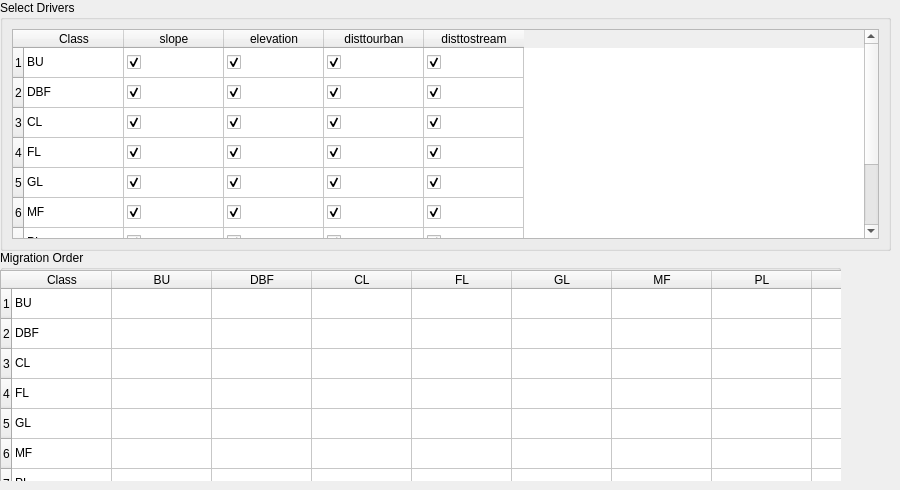
        <widget class="QWidget" name="CreateSutiabilityMap">
         <attribute name="title">
          <string>Create Suitability Map</string>
         </attribute>
         <widget class="QWidget" name="gridLayoutWidget_2">
          <property name="geometry">
           <rect>
            <x>0</x>
            <y>0</y>
            <width>891</width>
            <height>251</height>
           </rect>
          </property>
          <layout class="QGridLayout" name="gridLayout_4">
           <item row="0" column="0">
            <widget class="QGroupBox" name="groupBox_10">
             <property name="minimumSize">
              <size>
               <width>4</width>
               <height>3</height>
              </size>
             </property>
             <property name="title">
              <string>Select Drivers</string>
             </property>
             <layout class="QHBoxLayout" name="horizontalLayout_6">
              <item>
               <widget class="QTableWidget" name="tableWidget_5">
                <row>
                 <property name="text">
                  <string>1</string>
                 </property>
                </row>
                <row>
                 <property name="text">
                  <string>2</string>
                 </property>
                </row>
                <row>
                 <property name="text">
                  <string>3</string>
                 </property>
                </row>
                <row>
                 <property name="text">
                  <string>4</string>
                 </property>
                </row>
                <row>
                 <property name="text">
                  <string>5</string>
                 </property>
                </row>
                <row>
                 <property name="text">
                  <string>6</string>
                 </property>
                </row>
                <row>
                 <property name="text">
                  <string>7</string>
                 </property>
                </row>
                <row>
                 <property name="text">
                  <string>8</string>
                 </property>
                </row>
                <row>
                 <property name="text">
                  <string>9</string>
                 </property>
                </row>
                <column>
                 <property name="text">
                  <string>Class</string>
                 </property>
                </column>
                <column>
                 <property name="text">
                  <string>slope</string>
                 </property>
                </column>
                <column>
                 <property name="text">
                  <string>elevation</string>
                 </property>
                </column>
                <column>
                 <property name="text">
                  <string>disttourban</string>
                 </property>
                </column>
                <column>
                 <property name="text">
                  <string>disttostream</string>
                 </property>
                </column>
                <item row="0" column="0">
                 <property name="text">
                  <string>BU</string>
                 </property>
                </item>
                <item row="0" column="1">
                 <property name="text">
                  <string/>
                 </property>
                 <property name="checkState">
                  <enum>Checked</enum>
                 </property>
                </item>
                <item row="0" column="2">
                 <property name="text">
                  <string/>
                 </property>
                 <property name="checkState">
                  <enum>Checked</enum>
                 </property>
                </item>
                <item row="0" column="3">
                 <property name="text">
                  <string/>
                 </property>
                 <property name="checkState">
                  <enum>Checked</enum>
                 </property>
                </item>
                <item row="0" column="4">
                 <property name="text">
                  <string/>
                 </property>
                 <property name="checkState">
                  <enum>Checked</enum>
                 </property>
                </item>
                <item row="1" column="0">
                 <property name="text">
                  <string>DBF</string>
                 </property>
                </item>
                <item row="1" column="1">
                 <property name="text">
                  <string/>
                 </property>
                 <property name="checkState">
                  <enum>Checked</enum>
                 </property>
                </item>
                <item row="1" column="2">
                 <property name="text">
                  <string/>
                 </property>
                 <property name="checkState">
                  <enum>Checked</enum>
                 </property>
                </item>
                <item row="1" column="3">
                 <property name="text">
                  <string/>
                 </property>
                 <property name="checkState">
                  <enum>Checked</enum>
                 </property>
                </item>
                <item row="1" column="4">
                 <property name="text">
                  <string/>
                 </property>
                 <property name="checkState">
                  <enum>Checked</enum>
                 </property>
                </item>
                <item row="2" column="0">
                 <property name="text">
                  <string>CL</string>
                 </property>
                </item>
                <item row="2" column="1">
                 <property name="text">
                  <string/>
                 </property>
                 <property name="checkState">
                  <enum>Checked</enum>
                 </property>
                </item>
                <item row="2" column="2">
                 <property name="text">
                  <string/>
                 </property>
                 <property name="checkState">
                  <enum>Checked</enum>
                 </property>
                </item>
                <item row="2" column="3">
                 <property name="text">
                  <string/>
                 </property>
                 <property name="checkState">
                  <enum>Checked</enum>
                 </property>
                </item>
                <item row="2" column="4">
                 <property name="text">
                  <string/>
                 </property>
                 <property name="checkState">
                  <enum>Checked</enum>
                 </property>
                </item>
                <item row="3" column="0">
                 <property name="text">
                  <string>FL</string>
                 </property>
                </item>
                <item row="3" column="1">
                 <property name="text">
                  <string/>
                 </property>
                 <property name="checkState">
                  <enum>Checked</enum>
                 </property>
                </item>
                <item row="3" column="2">
                 <property name="text">
                  <string/>
                 </property>
                 <property name="checkState">
                  <enum>Checked</enum>
                 </property>
                </item>
                <item row="3" column="3">
                 <property name="text">
                  <string/>
                 </property>
                 <property name="checkState">
                  <enum>Checked</enum>
                 </property>
                </item>
                <item row="3" column="4">
                 <property name="text">
                  <string/>
                 </property>
                 <property name="checkState">
                  <enum>Checked</enum>
                 </property>
                </item>
                <item row="4" column="0">
                 <property name="text">
                  <string>GL</string>
                 </property>
                </item>
                <item row="4" column="1">
                 <property name="text">
                  <string/>
                 </property>
                 <property name="checkState">
                  <enum>Checked</enum>
                 </property>
                </item>
                <item row="4" column="2">
                 <property name="text">
                  <string/>
                 </property>
                 <property name="checkState">
                  <enum>Checked</enum>
                 </property>
                </item>
                <item row="4" column="3">
                 <property name="text">
                  <string/>
                 </property>
                 <property name="checkState">
                  <enum>Checked</enum>
                 </property>
                </item>
                <item row="4" column="4">
                 <property name="text">
                  <string/>
                 </property>
                 <property name="checkState">
                  <enum>Checked</enum>
                 </property>
                </item>
                <item row="5" column="0">
                 <property name="text">
                  <string>MF</string>
                 </property>
                </item>
                <item row="5" column="1">
                 <property name="text">
                  <string/>
                 </property>
                 <property name="checkState">
                  <enum>Checked</enum>
                 </property>
                </item>
                <item row="5" column="2">
                 <property name="text">
                  <string/>
                 </property>
                 <property name="checkState">
                  <enum>Checked</enum>
                 </property>
                </item>
                <item row="5" column="3">
                 <property name="text">
                  <string/>
                 </property>
                 <property name="checkState">
                  <enum>Checked</enum>
                 </property>
                </item>
                <item row="5" column="4">
                 <property name="text">
                  <string/>
                 </property>
                 <property name="checkState">
                  <enum>Checked</enum>
                 </property>
                </item>
                <item row="6" column="0">
                 <property name="text">
                  <string>PL</string>
                 </property>
                </item>
                <item row="6" column="1">
                 <property name="text">
                  <string/>
                 </property>
                 <property name="checkState">
                  <enum>Checked</enum>
                 </property>
                </item>
                <item row="6" column="2">
                 <property name="text">
                  <string/>
                 </property>
                 <property name="checkState">
                  <enum>Checked</enum>
                 </property>
                </item>
                <item row="6" column="3">
                 <property name="text">
                  <string/>
                 </property>
                 <property name="checkState">
                  <enum>Checked</enum>
                 </property>
                </item>
                <item row="6" column="4">
                 <property name="text">
                  <string/>
                 </property>
                 <property name="checkState">
                  <enum>Checked</enum>
                 </property>
                </item>
                <item row="7" column="0">
                 <property name="text">
                  <string>SL</string>
                 </property>
                </item>
                <item row="7" column="1">
                 <property name="text">
                  <string/>
                 </property>
                 <property name="checkState">
                  <enum>Checked</enum>
                 </property>
                </item>
                <item row="7" column="2">
                 <property name="text">
                  <string/>
                 </property>
                 <property name="checkState">
                  <enum>Checked</enum>
                 </property>
                </item>
                <item row="7" column="3">
                 <property name="text">
                  <string/>
                 </property>
                 <property name="checkState">
                  <enum>Checked</enum>
                 </property>
                </item>
                <item row="7" column="4">
                 <property name="text">
                  <string/>
                 </property>
                 <property name="checkState">
                  <enum>Checked</enum>
                 </property>
                </item>
                <item row="8" column="0">
                 <property name="text">
                  <string>WB</string>
                 </property>
                </item>
                <item row="8" column="1">
                 <property name="text">
                  <string/>
                 </property>
                 <property name="checkState">
                  <enum>Checked</enum>
                 </property>
                </item>
                <item row="8" column="2">
                 <property name="text">
                  <string/>
                 </property>
                 <property name="checkState">
                  <enum>Checked</enum>
                 </property>
                </item>
                <item row="8" column="3">
                 <property name="text">
                  <string/>
                 </property>
                 <property name="checkState">
                  <enum>Checked</enum>
                 </property>
                </item>
                <item row="8" column="4">
                 <property name="text">
                  <string/>
                 </property>
                 <property name="checkState">
                  <enum>Checked</enum>
                 </property>
                </item>
               </widget>
              </item>
             </layout>
            </widget>
           </item>
          </layout>
         </widget>
         <widget class="QGroupBox" name="groupBox_5">
          <property name="geometry">
           <rect>
            <x>0</x>
            <y>250</y>
            <width>841</width>
            <height>231</height>
           </rect>
          </property>
          <property name="title">
           <string>Migration Order</string>
          </property>
          <widget class="QTableWidget" name="tableWidget_6">
           <property name="geometry">
            <rect>
             <x>0</x>
             <y>20</y>
             <width>871</width>
             <height>231</height>
            </rect>
           </property>
           <row>
            <property name="text">
             <string>1</string>
            </property>
           </row>
           <row>
            <property name="text">
             <string>2</string>
            </property>
           </row>
           <row>
            <property name="text">
             <string>3</string>
            </property>
           </row>
           <row>
            <property name="text">
             <string>4</string>
            </property>
           </row>
           <row>
            <property name="text">
             <string>5</string>
            </property>
           </row>
           <row>
            <property name="text">
             <string>6</string>
            </property>
           </row>
           <row>
            <property name="text">
             <string>7</string>
            </property>
           </row>
           <row>
            <property name="text">
             <string>8</string>
            </property>
           </row>
           <row>
            <property name="text">
             <string>9</string>
            </property>
           </row>
           <column>
            <property name="text">
             <string>Class</string>
            </property>
           </column>
           <column>
            <property name="text">
             <string>BU</string>
            </property>
           </column>
           <column>
            <property name="text">
             <string>DBF</string>
            </property>
           </column>
           <column>
            <property name="text">
             <string>CL</string>
            </property>
           </column>
           <column>
            <property name="text">
             <string>FL</string>
            </property>
           </column>
           <column>
            <property name="text">
             <string>GL</string>
            </property>
           </column>
           <column>
            <property name="text">
             <string>MF</string>
            </property>
           </column>
           <column>
            <property name="text">
             <string>PL</string>
            </property>
           </column>
           <column>
            <property name="text">
             <string>SL</string>
            </property>
           </column>
           <column>
            <property name="text">
             <string>WB</string>
            </property>
           </column>
           <item row="0" column="0">
            <property name="text">
             <string>BU</string>
            </property>
            <property name="flags">
             <set>ItemIsEditable|ItemIsDragEnabled|ItemIsUserCheckable|ItemIsEnabled</set>
            </property>
           </item>
           <item row="0" column="1">
            <property name="text">
             <string/>
            </property>
            <property name="checkState">
             <enum>Unchecked</enum>
            </property>
            <property name="flags">
             <set>ItemIsDragEnabled|ItemIsUserCheckable|ItemIsEnabled</set>
            </property>
           </item>
           <item row="0" column="2">
            <property name="text">
             <string/>
            </property>
            <property name="checkState">
             <enum>Unchecked</enum>
            </property>
           </item>
           <item row="0" column="3">
            <property name="checkState">
             <enum>Unchecked</enum>
            </property>
           </item>
           <item row="0" column="4">
            <property name="text">
             <string/>
            </property>
            <property name="checkState">
             <enum>Unchecked</enum>
            </property>
           </item>
           <item row="0" column="5">
            <property name="text">
             <string/>
            </property>
            <property name="checkState">
             <enum>Unchecked</enum>
            </property>
           </item>
           <item row="0" column="6">
            <property name="text">
             <string/>
            </property>
            <property name="checkState">
             <enum>Unchecked</enum>
            </property>
           </item>
           <item row="1" column="0">
            <property name="text">
             <string>DBF</string>
            </property>
           </item>
           <item row="1" column="1">
            <property name="text">
             <string/>
            </property>
            <property name="checkState">
             <enum>Unchecked</enum>
            </property>
           </item>
           <item row="1" column="2">
            <property name="text">
             <string/>
            </property>
            <property name="checkState">
             <enum>Unchecked</enum>
            </property>
           </item>
           <item row="1" column="3">
            <property name="checkState">
             <enum>Unchecked</enum>
            </property>
           </item>
           <item row="1" column="4">
            <property name="text">
             <string/>
            </property>
            <property name="checkState">
             <enum>Unchecked</enum>
            </property>
           </item>
           <item row="1" column="5">
            <property name="text">
             <string/>
            </property>
            <property name="checkState">
             <enum>Unchecked</enum>
            </property>
           </item>
           <item row="1" column="6">
            <property name="text">
             <string/>
            </property>
            <property name="checkState">
             <enum>Unchecked</enum>
            </property>
           </item>
           <item row="2" column="0">
            <property name="text">
             <string>CL</string>
            </property>
           </item>
           <item row="2" column="1">
            <property name="text">
             <string/>
            </property>
            <property name="checkState">
             <enum>Unchecked</enum>
            </property>
           </item>
           <item row="2" column="2">
            <property name="text">
             <string/>
            </property>
            <property name="checkState">
             <enum>Unchecked</enum>
            </property>
           </item>
           <item row="2" column="3">
            <property name="checkState">
             <enum>Unchecked</enum>
            </property>
           </item>
           <item row="2" column="4">
            <property name="text">
             <string/>
            </property>
            <property name="checkState">
             <enum>Unchecked</enum>
            </property>
           </item>
           <item row="2" column="5">
            <property name="text">
             <string/>
            </property>
            <property name="checkState">
             <enum>Unchecked</enum>
            </property>
           </item>
           <item row="2" column="6">
            <property name="text">
             <string/>
            </property>
            <property name="checkState">
             <enum>Unchecked</enum>
            </property>
           </item>
           <item row="3" column="0">
            <property name="text">
             <string>FL</string>
            </property>
           </item>
           <item row="3" column="1">
            <property name="text">
             <string/>
            </property>
            <property name="checkState">
             <enum>Unchecked</enum>
            </property>
           </item>
           <item row="3" column="2">
            <property name="text">
             <string/>
            </property>
            <property name="checkState">
             <enum>Unchecked</enum>
            </property>
           </item>
           <item row="3" column="3">
            <property name="checkState">
             <enum>Unchecked</enum>
            </property>
           </item>
           <item row="3" column="4">
            <property name="text">
             <string/>
            </property>
            <property name="checkState">
             <enum>Unchecked</enum>
            </property>
           </item>
           <item row="3" column="5">
            <property name="text">
             <string/>
            </property>
            <property name="checkState">
             <enum>Unchecked</enum>
            </property>
           </item>
           <item row="3" column="6">
            <property name="text">
             <string/>
            </property>
            <property name="checkState">
             <enum>Unchecked</enum>
            </property>
           </item>
           <item row="4" column="0">
            <property name="text">
             <string>GL</string>
            </property>
           </item>
           <item row="4" column="1">
            <property name="text">
             <string/>
            </property>
            <property name="checkState">
             <enum>Unchecked</enum>
            </property>
           </item>
           <item row="4" column="2">
            <property name="text">
             <string/>
            </property>
            <property name="checkState">
             <enum>Unchecked</enum>
            </property>
           </item>
           <item row="4" column="3">
            <property name="checkState">
             <enum>Unchecked</enum>
            </property>
           </item>
           <item row="4" column="4">
            <property name="text">
             <string/>
            </property>
            <property name="checkState">
             <enum>Unchecked</enum>
            </property>
           </item>
           <item row="4" column="5">
            <property name="text">
             <string/>
            </property>
            <property name="checkState">
             <enum>Unchecked</enum>
            </property>
           </item>
           <item row="4" column="6">
            <property name="text">
             <string/>
            </property>
            <property name="checkState">
             <enum>Unchecked</enum>
            </property>
           </item>
           <item row="5" column="0">
            <property name="text">
             <string>MF</string>
            </property>
           </item>
           <item row="5" column="1">
            <property name="text">
             <string/>
            </property>
            <property name="checkState">
             <enum>Unchecked</enum>
            </property>
           </item>
           <item row="5" column="2">
            <property name="text">
             <string/>
            </property>
            <property name="checkState">
             <enum>Unchecked</enum>
            </property>
           </item>
           <item row="5" column="3">
            <property name="checkState">
             <enum>Unchecked</enum>
            </property>
           </item>
           <item row="5" column="4">
            <property name="text">
             <string/>
            </property>
            <property name="checkState">
             <enum>Unchecked</enum>
            </property>
           </item>
           <item row="5" column="5">
            <property name="text">
             <string/>
            </property>
            <property name="checkState">
             <enum>Unchecked</enum>
            </property>
           </item>
           <item row="5" column="6">
            <property name="text">
             <string/>
            </property>
            <property name="checkState">
             <enum>Unchecked</enum>
            </property>
           </item>
           <item row="6" column="0">
            <property name="text">
             <string>PL</string>
            </property>
           </item>
           <item row="6" column="3">
            <property name="checkState">
             <enum>Unchecked</enum>
            </property>
           </item>
           <item row="6" column="4">
            <property name="checkState">
             <enum>Unchecked</enum>
            </property>
           </item>
           <item row="6" column="5">
            <property name="checkState">
             <enum>Unchecked</enum>
            </property>
           </item>
           <item row="6" column="6">
            <property name="checkState">
             <enum>Unchecked</enum>
            </property>
           </item>
           <item row="7" column="0">
            <property name="text">
             <string>SL</string>
            </property>
           </item>
           <item row="7" column="3">
            <property name="checkState">
             <enum>Unchecked</enum>
            </property>
           </item>
           <item row="7" column="4">
            <property name="checkState">
             <enum>Unchecked</enum>
            </property>
           </item>
           <item row="7" column="5">
            <property name="checkState">
             <enum>Unchecked</enum>
            </property>
           </item>
           <item row="7" column="6">
            <property name="checkState">
             <enum>Unchecked</enum>
            </property>
           </item>
           <item row="8" column="0">
            <property name="text">
             <string>WB</string>
            </property>
           </item>
           <item row="8" column="3">
            <property name="checkState">
             <enum>Unchecked</enum>
            </property>
           </item>
           <item row="8" column="4">
            <property name="checkState">
             <enum>Unchecked</enum>
            </property>
           </item>
           <item row="8" column="5">
            <property name="checkState">
             <enum>Unchecked</enum>
            </property>
           </item>
           <item row="8" column="6">
            <property name="checkState">
             <enum>Unchecked</enum>
            </property>
           </item>
          </widget>
         </widget>
        </widget>
